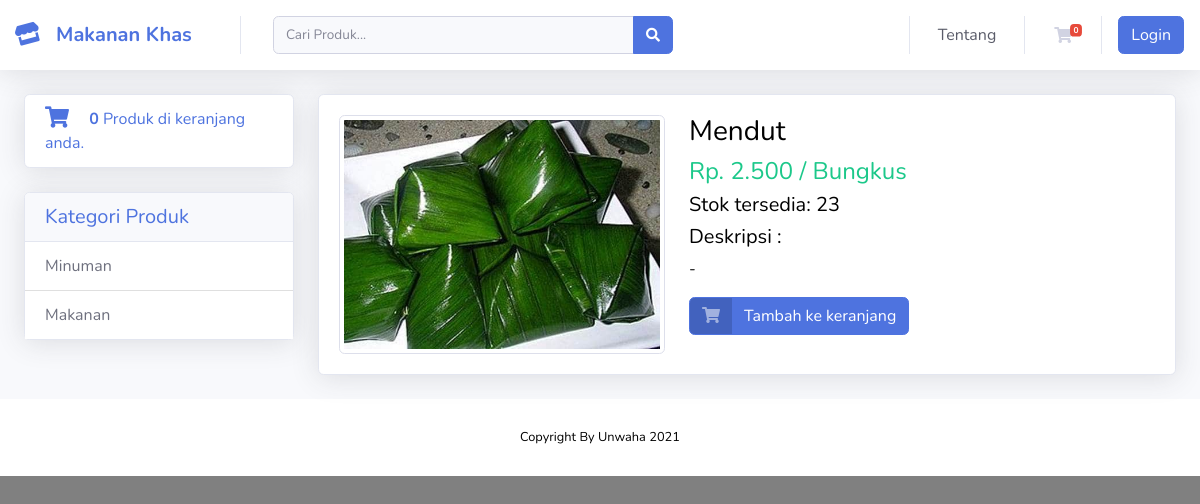
The app's page /produk/lihat/3 with its own data.
### tables this page shows
CREATE TABLE `tbl_kategori` (
  `id_kategori` int(11) NOT NULL,
  `nama_kategori` varchar(99) NOT NULL
);

CREATE TABLE `tbl_produk` (
  `id_produk` int(11) NOT NULL,
  `nama_produk` varchar(150) NOT NULL,
  `kategori_id` int(11) NOT NULL,
  `stok` int(11) NOT NULL,
  `satuan_id` int(11) NOT NULL,
  `harga` int(11) NOT NULL,
  `gambar` varchar(100) NOT NULL,
  `deskripsi` text NOT NULL
);

CREATE TABLE `tbl_satuan` (
  `id_satuan` int(11) NOT NULL,
  `nama_satuan` varchar(50) NOT NULL
);

### application/controllers/Produk.php (called while the page is built, shortened)
<?php
class Produk extends CI_Controller
{
    public function __construct()
    {
        $this->load->library('form_validation');
        $this->load->model('ProdukModel');
        $this->load->model('KategoriModel');
        $this->load->model('KeranjangModel');
        $this->load->model('SatuanModel');
        $this->loggedUser = $this->db->get_where('user', ['email' => $this->session->userdata('email')])->row_array();
    }
    public function lihat($id)
    {
        $data['title'] = 'Detail Produk';
        $data['produk'] = $this->ProdukModel->get_by_id($id);
        $data['kategori'] = $this->KategoriModel->get_all();
        $data['satuan'] = $this->SatuanModel->get_all();
        $data['totalCart'] =  $this->KeranjangModel->total_rows_by_user($this->loggedUser['id']);
        $this->load->view('tamplates/header', $data);
        $this->load->view('tamplates/home_topbar', $data);
        $this->load->view('detail_produk', $data);
        $this->load->view('tamplates/footer');
    }
}

### index.php (called while the page is built, shortened)
<?php
require_once BASEPATH.'core/CodeIgniter.php';

### application/models/KategoriModel.php (called while the page is built, shortened)
<?php
class KategoriModel extends CI_Model
{
    public $tabel = 'tbl_kategori';
    public $id = 'id_kategori';
    public $order = 'DESC';
    function get_all()
    {
        $this->db->order_by($this->id, $this->order);
        return $this->db->get($this->tabel)->result_array();
    }
}

### application/models/ProdukModel.php (called while the page is built, shortened)
<?php
class ProdukModel extends CI_Model
{
    public $tabel = 'tbl_produk';
    public $id = 'id_produk';
    function get_by_id($id)
    {
        $this->db->join('tbl_kategori', 'tbl_kategori.id_kategori = tbl_produk.kategori_id');
        $this->db->join('tbl_satuan', 'tbl_satuan.id_satuan = tbl_produk.satuan_id');
        $this->db->where($this->id, $id);
        return $this->db->get($this->tabel)->row();
    }
}

### application/views/detail_produk.php (the view, shortened to what this page needs)
<div class="container-fluid">
    <div class="row">
        <div class="col-sm-3">
            <div class="card shadow mb-4">
                <div class="card-body p-1">
                    <a class="nav-link" href="<?= base_url('keranjang'); ?>">
                        <span class="icon mr-3">
                            <i class="fas fa-shopping-cart fa-lg"></i>
                        </span>
                        <span class="text"><b id="totalCart">0</b> Produk di keranjang anda.</span></a>
                </div>
            </div>
            <div class="card shadow mb-4">
                <div class="card-header text-primary">
                    <h5 class="p-0 m-0 font-weigth-bold">Kategori Produk</h5>
                </div>
                <div class="card-body p-0">
                    <div class="list-group list-group-flush">
                        <?php foreach ($kategori as $k) : ?>
                            <a href="<?= base_url('produk/kategori/') . $k['nama_kategori']; ?>" class="list-group-item list-group-item-action"><?= $k['nama_kategori']; ?></a>
                        <?php endforeach; ?>
                    </div>
                </div>
            </div>
        </div>
        <div class="col-sm-9">
            <div class="card shadow mb-4">
                <div class="card-body">
                    <div class="row">
                        <div class="col-sm-5">
                            <img src="<?= base_url('assets/img/produk/') . $produk->gambar; ?>" alt="" class="img-thumbnail">
                        </div>
                        <div class="col-sm-7">
                            <h3><?= $produk->nama_produk; ?></h3>
                            <h4 class="text-success">Rp. <?= number_format($produk->harga, 0, ',', '.'); ?> / <?= $produk->nama_satuan; ?></h4>
                            <h5>Stok tersedia: <?= $produk->stok; ?></h5>
                            <h5>Deskripsi : </h5>
                            <p><?= $produk->deskripsi; ?></p>
                            <a href="<?= base_url('keranjang/tambah/') . $produk->id_produk; ?>" class="btn btn-primary btn-icon-split">
                                <span class="icon text-white-50">
                                    <i class="fas fa-shopping-cart"></i>
                                </span>
                                <span class="text">Tambah ke keranjang</span>
                            </a>
                        </div>
                    </div>
                </div>
            </div>
        </div>
    </div>
</div>

### records on screen
tbl_kategori: nama_kategori "Minuman"
tbl_kategori: nama_kategori "Makanan"
tbl_produk: gambar (picture), nama_produk "Mendut", harga "2.500", satuan.nama_satuan "Bungkus", stok "23", deskripsi "-"
